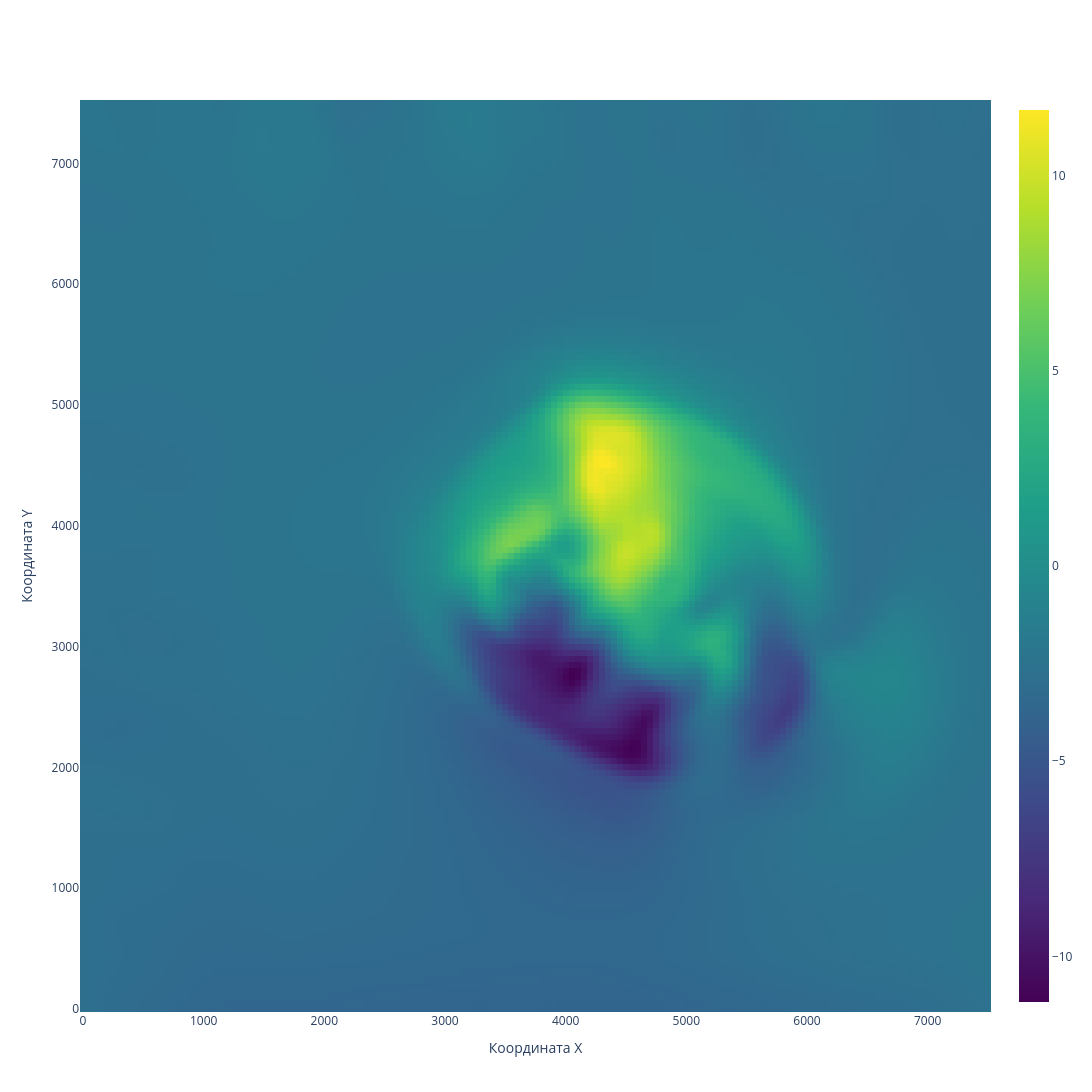

Source (notebook cell):
### Code cell
data_3d = u_data['data']  


data_slice = data_3d[:, :, z_slice]

x = np.arange(data_slice.shape[0]) *50 
y = np.arange(data_slice.shape[1])  *50
X, Y = np.meshgrid(x, y, indexing='ij')

fig = go.Figure()

fig.add_trace(go.Heatmap(
    x=x,
    y=y,
    z=data_slice,
    colorscale='Viridis',
    hovertemplate='X: %{x}<br>Y: %{y}<br>Скорость: %{z} м/с',
))

fig.update_layout(
    xaxis_title="Координата X",
    yaxis_title="Координата Y",
    template="plotly_white",
    width=1200,
    height=1200
)

fig.show()

### Figure 1 — Plotly figure (JSON) as saved in the notebook; plotly's stock layout.template omitted (floating-point values rounded to 4 significant figures; data arrays with more than 128 entries replaced by an {"elided": "..."} marker saying what was removed)
{"data": [{"colorscale": [[0, "#440154"], [0.1111, "#482878"], [0.2222, "#3e4989"], [0.3333, "#31688e"], [0.4444, "#26828e"], [0.5556, "#1f9e89"], [0.6667, "#35b779"], [0.7778, "#6ece58"], [0.8889, "#b5de2b"], [1, "#fde725"]], "hovertemplate": "X: %{x}<br>Y: %{y}<br>Скорость: %{z} м/с", "type": "heatmap", "x": {"elided": "151 int values"}, "y": {"elided": "151 int values"}, "z": {"elided": "151x151 float values"}}], "layout": {"height": 1200, "width": 1200, "xaxis": {"title": {"text": "Координата X"}}, "yaxis": {"title": {"text": "Координата Y"}}}}
